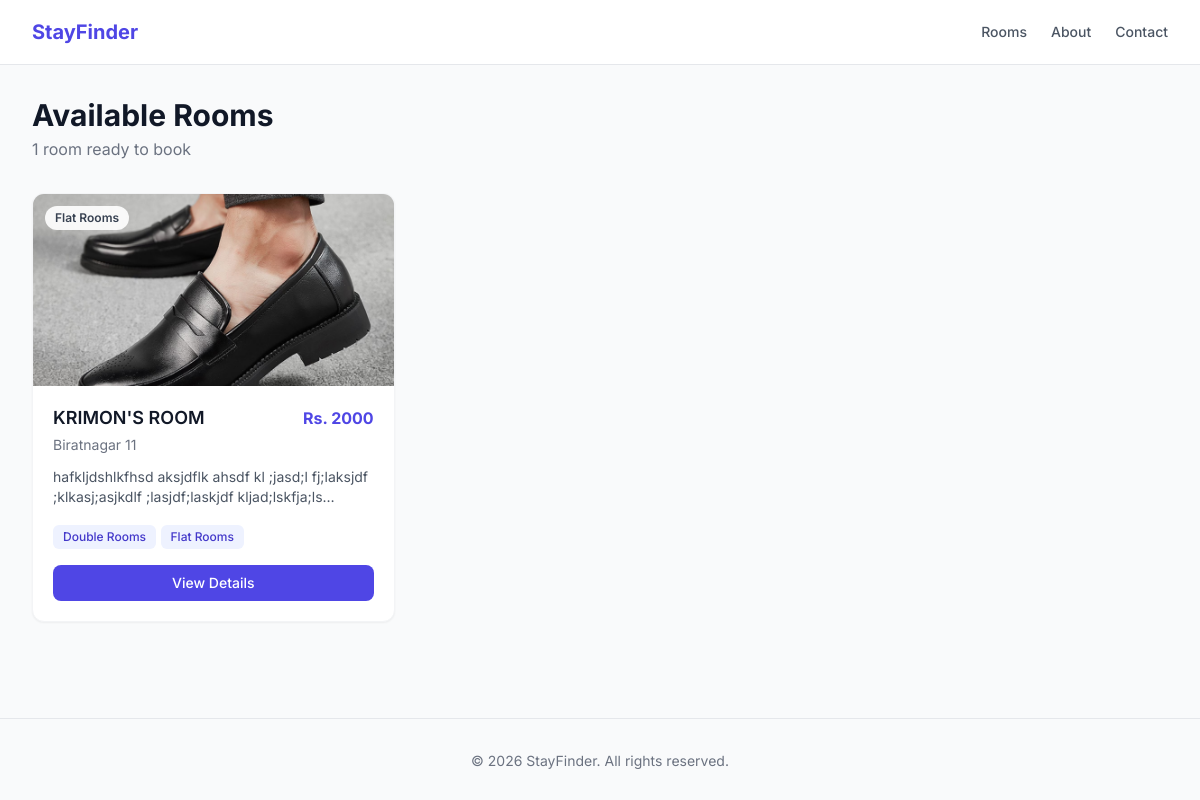
The page / on the database its author committed.
### rooms/models.py (models this page shows, shortened)
class Room (models.Model):
    ROOM_TYPE = [
        ('single', "Single Rooms"),
        ('flat', "4 bhk Flat Rooms"),
        ('double', "Double Rooms"),
    ]
    ROOM_CATEGORY = [
        ('premium', "Premium Rooms"),
        ('standard', "Standard Rooms"),
        ('budget', "Budget Rooms"),
        ('hostel', "Hostel Rooms"),
        ('pg', "PG Rooms"),
        ('flat', "Flat Rooms"),
    ]
    title = models.CharField(max_length=100)
    slug = models.SlugField(unique=True, blank= True)
    price = models.DecimalField(max_digits=10, decimal_places = 2)
    description = models.TextField()
    location = models.CharField(max_length=100)
    room_type = models.CharField(max_length=100, choices=ROOM_TYPE)
    category = models.CharField(max_length=100, choices=ROOM_CATEGORY)
    is_available = models.BooleanField(default=True)
    is_active = models.BooleanField(default=True)
    created_at = models.DateTimeField(auto_now_add=True)
    updated_at = models.DateTimeField(auto_now=True)

class RoomImage(models.Model):
    room = models.ForeignKey(Room, on_delete=models.CASCADE, related_name='room_images')
    image = models.ImageField(upload_to="room_img/")
    order= models.PositiveIntegerField(default=0)

### rooms/views.py (the view)
# urls.py: path("", room_list, name = "room_list"),
def room_list(req):
    rooms = Room.objects.filter(is_available=True, is_active = True).prefetch_related("room_images")
    return render(req, "rooms_list.html", {"rooms": rooms})

### templates/rooms_list.html (shortened to what this page needs)
{% extends 'base.html' %}
{% block content %}
<div class="mb-8">
    <h1 class="text-3xl font-bold text-gray-900">Available Rooms</h1>
    <p class="mt-1 text-gray-500">{{ rooms|length }} room{{ rooms|length|pluralize }} ready to book</p>
</div>
{% if rooms %}
<div class="grid grid-cols-1 sm:grid-cols-2 lg:grid-cols-3 gap-6">
    {% for room in rooms %}
    <div class="bg-white rounded-xl shadow-sm border border-gray-100 overflow-hidden hover:shadow-md transition">
        <div class="relative h-48 bg-gray-100">
            {% with first_image=room.room_images.all|first %}
                {% if first_image %}
                    <img src="{{ first_image.image.url }}" alt="{{ room.title }}" class="w-full h-full object-cover">
                {% else %}
                    <div class="w-full h-full flex items-center justify-center text-gray-400 text-sm">
                        No image available
                    </div>
                {% endif %}
            {% endwith %}
            <span class="absolute top-3 left-3 bg-white/90 px-2.5 py-1 rounded-full text-xs font-semibold text-gray-700">
                {{ room.get_category_display }}
            </span>
        </div>
        <div class="p-5">
            <div class="flex items-start justify-between gap-2">
                <h2 class="text-lg font-semibold text-gray-900 leading-snug">{{ room.title }}</h2>
                <span class="shrink-0 text-indigo-600 font-bold">Rs. {{ room.price|floatformat:0 }}</span>
            </div>
            <p class="mt-1 text-sm text-gray-500">{{ room.location }}</p>
            <p class="mt-3 text-sm text-gray-600 line-clamp-2">
                {{ room.description|truncatewords:20 }}
            </p>
            <div class="mt-4">
                <span class="inline-flex items-center px-2.5 py-1 rounded-md bg-indigo-50 text-indigo-700 text-xs font-medium">
                    {{ room.get_room_type_display }}
                </span>
                <span class="inline-flex items-center px-2.5 py-1 rounded-md bg-indigo-50 text-indigo-700 text-xs font-medium">
                    {{ room.get_category_display }}
                </span>
            </div>
            <a href="{% url "room_list_details" room.slug %}" class="mt-4 block text-center bg-indigo-600 hover:bg-indigo-700 text-white text-sm font-medium py-2 rounded-lg transition">
                View Details
            </a>
        </div>
    </div>
    {% endfor %}
</div>
{% else %}
<div class="text-center py-20 text-gray-400">
    <p class="text-lg">No rooms available right now.</p>
</div>
{% endif %}
{% endblock %}

### templates/base.html (style rules this page uses)
body { font-family: 'Inter', sans-serif; }

### rows shown on the page
Room: room_images.image (picture), category "Flat Rooms", title "KRIMON'S ROOM", price "2000", location "Biratnagar 11", description "hafkljdshlkfhsd aksjdflk ahsdf kl ;jasd;l fj;laksjdf ;klkasj;asjkdlf ;lasjdf;laskjdf…", room_type "Double Rooms"

### other values the page prints
{{ rooms|length }} "1"
